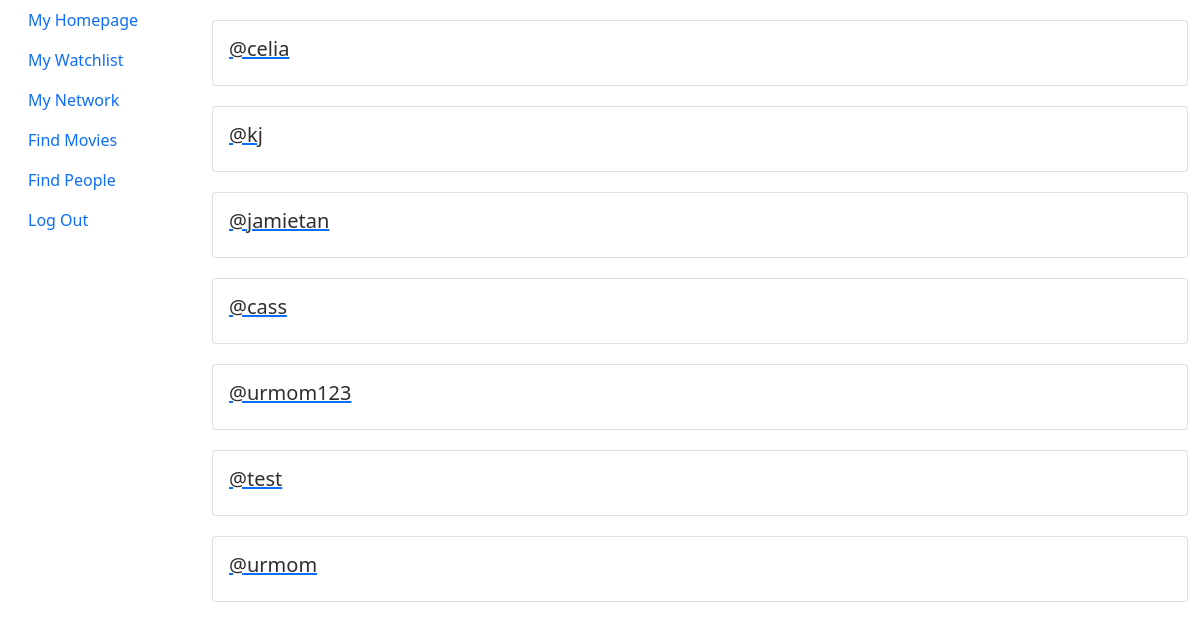
Screenshot of /profile_list/ (signed in) with the database file from the repository.
### api/models.py (models this page shows, shortened)
class Profile(models.Model):
    user = models.OneToOneField(User, on_delete=models.CASCADE)
    follows = models.ManyToManyField(
        "self",
        related_name="followed_by",
        symmetrical=False,
        blank=True
    )

### api/views.py (the view)
# urls.py: path("profile_list/", profile_list, name="profile_list"),
def profile_list(request):
    profiles = Profile.objects.exclude(user=request.user)
    return render(request, "pages/profile_list.html", {"profiles": profiles})

### api/templates/pages/profile_list.html (shortened to what this page needs)
{% extends 'base.html' %} {% block content %}
<div class="column">
  {% for profile in profiles %}
    <div class="card">
      <a href="{% url 'profile' profile.id %}">
      <div class="card-body">
        <h5 class="card-title">@{{ profile.user.username|lower }}</h5>
      </div>
    </a>
    </div>
  {% endfor %}
  {% endblock content %}

### api/static/css/styles.css (style rules this page uses)
* { margin: 0; padding: 0; box-sizing: border-box; color: rgb(49, 45, 45); }
.card { margin-top: 20px; }

### rows the page displays
Profile: user.username "celia"
Profile: user.username "kj"
Profile: user.username "jamietan"
Profile: user.username "cass"
Profile: user.username "urmom123"
Profile: user.username "test"
Profile: user.username "urmom"
